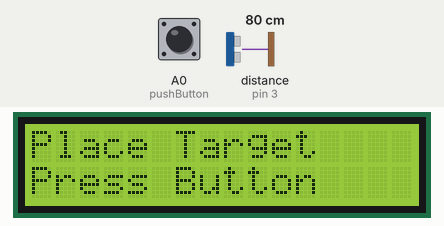
Simulated run of this sketch. Board: Arduino Uno, built with avr-gcc and run on an emulated ATmega328P. Parts: 16×2 character LCD. Inputs (shaded band) come from the test bench; at power-on: A0 (pushButton) HIGH, distance to the obstacle (sensor on pin 3) 80 cm. The echo pulse lasts 58.3 µs per cm.

Above: at 1.2 s.
1.3 s: A0 (pushButton) pulled LOW for 0.15 s
At 2.2 s:
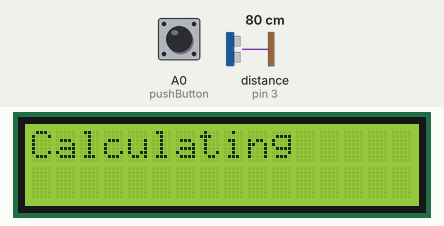
Timing chart, 0 to 4.3 s (numbered marks = the images above; inputs shaded):
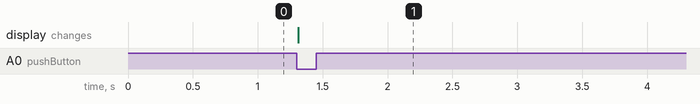

The sketch:

UltraSonicSensorDistanceMeter.ino
```cpp
#include <LiquidCrystal.h>
int rs = 7;
int en= 8;
int d4 = 9;
int d5 = 10;
int d6 = 11;
int d7 = 12;

LiquidCrystal lcd(rs,en,d4,d5,d6,d7);

int echoPin = 3;
int triggerPin = 2;
float travelTime;
float distancetravel;
float targetDistance;

int dt = 500;

//if run out of digital pins, use analog pins
int pushButton = A0;
int buttonVal;

int NumMeas = 500;
float avgMeas;
float distance = 0;

void setup() {
  // put your setup code here, to run once:
  Serial.begin(9600);
  pinMode(echoPin,INPUT);
  pinMode(triggerPin,OUTPUT);
  lcd.begin(16,2);
  pinMode(pushButton,INPUT);
  digitalWrite(pushButton,HIGH);
}

void loop() {
  // put your main code here, to run repeatedly:
  lcd.setCursor(0,0);
  lcd.print("Place Target");
  lcd.setCursor(0,1);
  lcd.print("Press Button");

  buttonVal = digitalRead(pushButton);
  while (buttonVal == 1) {
    buttonVal = digitalRead(pushButton);
  }
  lcd.clear();
  lcd.setCursor(0,0);
  lcd.print("Calculating");
  for (int j = 0; j < NumMeas;j++) {
    digitalWrite(triggerPin,LOW);
    delayMicroseconds(dt);
    digitalWrite(triggerPin,HIGH);
    delayMicroseconds(dt);
    digitalWrite(triggerPin,LOW);
    delayMicroseconds(dt);

    //parameters: the pin when the pulse is out HIGH or LOW pin
    // returns The length of the pulse (in microseconds) or 0 if no pulse started before the timeout.
    travelTime = pulseIn(echoPin,HIGH);
    delay(dt);
    //speed of ultrasound light is the 760 mph
    // distancetravel is the distance there and back (not the distance from the object)
    distancetravel = 760.0 * 63360.0 * travelTime / 3.6E+9;
    targetDistance =  distancetravel / 2.0;

    distance = distance + targetDistance;
  }
  avgMeas = distance / NumMeas;
  lcd.clear();
  lcd.setCursor(0,0);
  lcd.print("Avg. Distance");
  lcd.setCursor(0,1);
  lcd.print(avgMeas);
  lcd.print(" Inches ");
  delay(dt);


  Serial.print("Time: ");
  Serial.print(travelTime);
  Serial.print(" Microseconds");
  Serial.print(" Distance: ");
  Serial.print(targetDistance);
  Serial.println(" inches");
}
```

Measured:
- after the input at 1.3 s, the display: changes at once (image 1)
